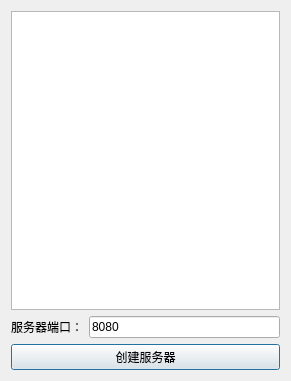
<?xml version="1.0" encoding="UTF-8"?>
<ui version="4.0">
 <class>Dialog</class>
 <widget class="QDialog" name="Dialog">
  <property name="geometry">
   <rect>
    <x>0</x>
    <y>0</y>
    <width>291</width>
    <height>381</height>
   </rect>
  </property>
  <property name="windowTitle">
   <string>聊天室服务器</string>
  </property>
  <layout class="QVBoxLayout" name="verticalLayout">
   <item>
    <widget class="QListWidget" name="listWidget"/>
   </item>
   <item>
    <layout class="QHBoxLayout" name="horizontalLayout">
     <item>
      <widget class="QLabel" name="label">
       <property name="text">
        <string>服务器端口：</string>
       </property>
      </widget>
     </item>
     <item>
      <widget class="QLineEdit" name="edit_port">
       <property name="text">
        <string>8080</string>
       </property>
      </widget>
     </item>
    </layout>
   </item>
   <item>
    <widget class="QPushButton" name="btn_createServer">
     <property name="text">
      <string>创建服务器</string>
     </property>
    </widget>
   </item>
  </layout>
 </widget>
 <resources/>
 <connections/>
</ui>
